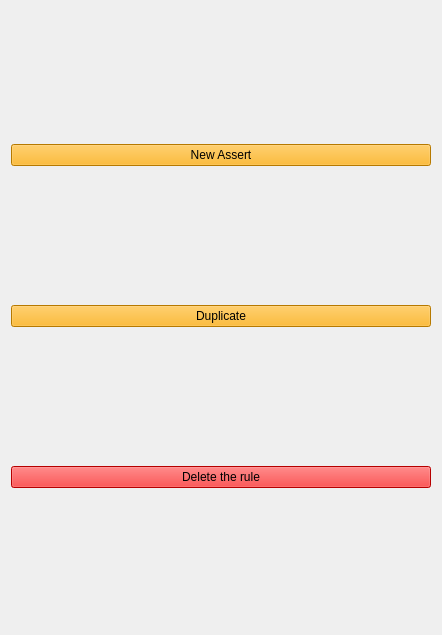
<?xml version="1.0" encoding="UTF-8"?>
<ui version="4.0">
 <class>RuleMenu</class>
 <widget class="QFrame" name="RuleMenu">
  <property name="geometry">
   <rect>
    <x>0</x>
    <y>0</y>
    <width>442</width>
    <height>635</height>
   </rect>
  </property>
  <property name="sizePolicy">
   <sizepolicy hsizetype="Expanding" vsizetype="Expanding">
    <horstretch>0</horstretch>
    <verstretch>0</verstretch>
   </sizepolicy>
  </property>
  <layout class="QGridLayout" name="gridLayout">
   <item row="3" column="0" colspan="2">
    <widget class="QPushButton" name="deleteRule">
     <property name="focusPolicy">
      <enum>Qt::NoFocus</enum>
     </property>
     <property name="styleSheet">
      <string notr="true">background-color: rgb(255, 0, 0);
selection-background-color: rgb(255, 0, 0);
</string>
     </property>
     <property name="text">
      <string>Delete the rule</string>
     </property>
    </widget>
   </item>
   <item row="1" column="0" colspan="2">
    <widget class="QPushButton" name="addNewAssert">
     <property name="focusPolicy">
      <enum>Qt::NoFocus</enum>
     </property>
     <property name="styleSheet">
      <string notr="true">background-color: rgb(255, 170, 0);
selection-background-color: rgb(255, 170, 0);
</string>
     </property>
     <property name="text">
      <string>New Assert</string>
     </property>
    </widget>
   </item>
   <item row="2" column="0" colspan="2">
    <widget class="QPushButton" name="duplicateRule">
     <property name="focusPolicy">
      <enum>Qt::NoFocus</enum>
     </property>
     <property name="styleSheet">
      <string notr="true">background-color: rgb(255, 170, 0);
selection-background-color: rgb(255, 170, 0);
</string>
     </property>
     <property name="text">
      <string>Duplicate</string>
     </property>
    </widget>
   </item>
  </layout>
 </widget>
 <resources/>
 <connections/>
</ui>
